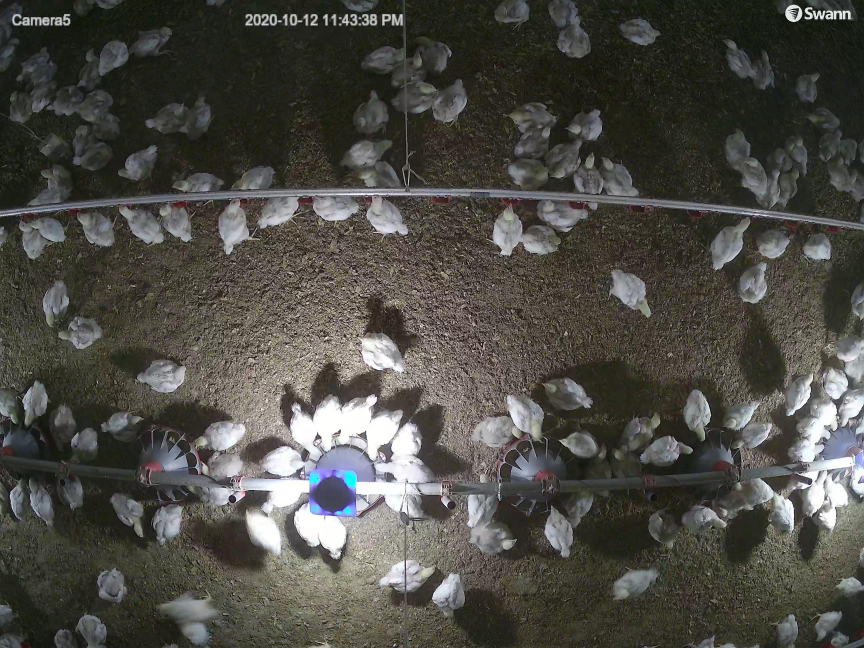
#> input picture Code/yolov5/yolov5-3/valid/images/valid_1.jpg, 2592 x 1944 px (shown at 1/3 size)
$ jupyter execute --allow-errors plotting.ipynb
#> lines starting #> are read from the running program, lines starting #| are printed output that depends on the picture
[cell 1]
import seaborn as sns
import pandas as pd
import matplotlib.pyplot as plt
import numpy as np
# sns.set_theme(style="darkgrid")

#> (a cell that did not finish here is left out)

#> (a cell that did not finish here is left out)

[cell 4]
# f, axs = plt.subplots(1, 2, figsize=(8, 4), gridspec_kw=dict(width_ratios=[4, 3]))
f, axs = plt.subplots(1, 2, figsize=(20, 10))
#> (the rest of this cell did not finish here and is left out)

[cell 5]
f.savefig("map.png")

[cell 6]
# Plot rectangle on test image
import matplotlib.pyplot as plt
import matplotlib.patches as patches
from PIL import Image

im = Image.open('yolov5/yolov5-3/valid/images/valid_1.jpg')
#> im is the input picture: PIL image 2592x1944 RGB; mean R, G, B 76.9, 75.5, 69.5

# Create figure and axes
fig, ax = plt.subplots(figsize=(10,10))

# Display the image
ax.imshow(im)

# Create a Rectangle patch
rect = patches.Rectangle((738, 1645), 1302-738, 1165-1645, linewidth=2, color='r', alpha=0.4)
rect2 = patches.Rectangle((1302, 1645), 1883-1302, 1165-1645, linewidth=2, edgecolor='w', facecolor='none', linestyle=':')
rect3 = patches.Rectangle((0, 1645), 2592, 1165-1645, linewidth=2, edgecolor='w', facecolor='none', linestyle=':')
rect4 = patches.Rectangle((233, 1645), 738-233, 1165-1645, linewidth=2, edgecolor='w', facecolor='none', linestyle=':')
rect5 = patches.Rectangle((1883, 1645), 2339-1883, 1165-1645, linewidth=2, edgecolor='w', facecolor='none', linestyle=':')

# Add the patch to the Axes
ax.add_patch(rect)
ax.add_patch(rect2)
ax.add_patch(rect3)
ax.add_patch(rect4)
ax.add_patch(rect5)

plt.annotate('F1', (40, 1250), c='w', fontsize=20, weight='bold')
plt.annotate('F2', (270, 1250), c='w', fontsize=20, weight='bold')
plt.annotate('F3', (750, 1250), c='w', fontsize=20, weight='bold')
plt.annotate('F4', (1350, 1250), c='w', fontsize=20, weight='bold')
plt.annotate('F5', (1900, 1250), c='w', fontsize=20, weight='bold')
plt.annotate('F6', (2350, 1250), c='w', fontsize=20, weight='bold')
plt.annotate('Feeding area', (80, 1080), c='w', fontsize=20, weight='bold')

# plt.show()
plt.savefig('feeding_area_annotation.png',bbox_inches='tight')
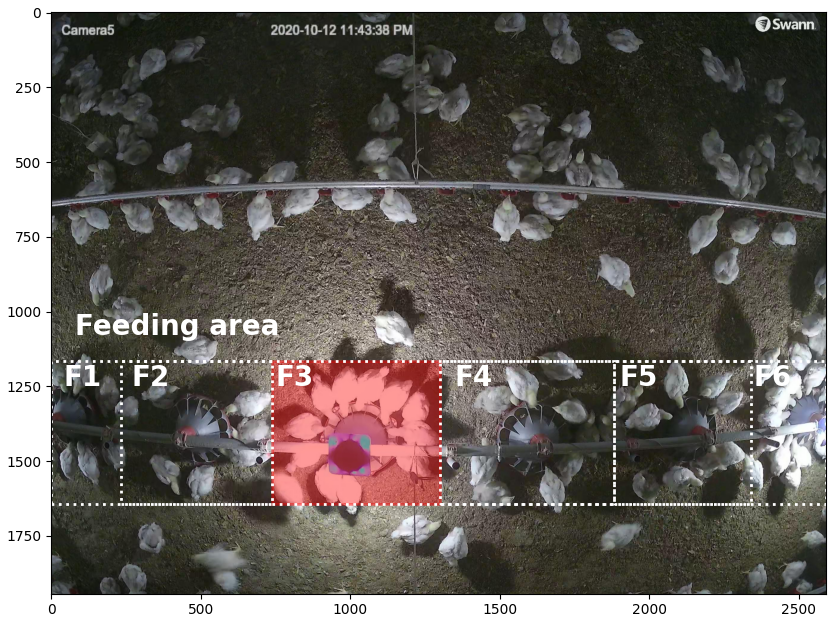
#> figure drawn by matplotlib, 1 panel


$ run again, with Code/yolov5/yolov5-3/valid/images/valid_2.jpg copied over Code/yolov5/yolov5-3/valid/images/valid_1.jpg
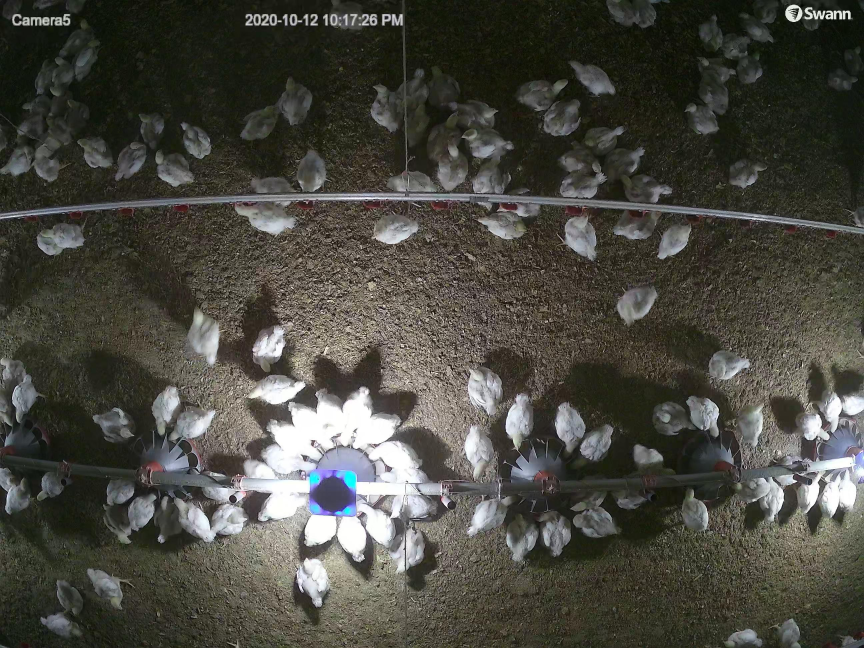
#> input picture Code/yolov5/yolov5-3/valid/images/valid_2.jpg, 2592 x 1944 px (shown at 1/3 size)
#> im is the input picture: PIL image 2592x1944 RGB; mean R, G, B 73.3, 72.3, 64.4
#> `plt.savefig('feeding_area_annotation.png',bbox_inches='tight')`:
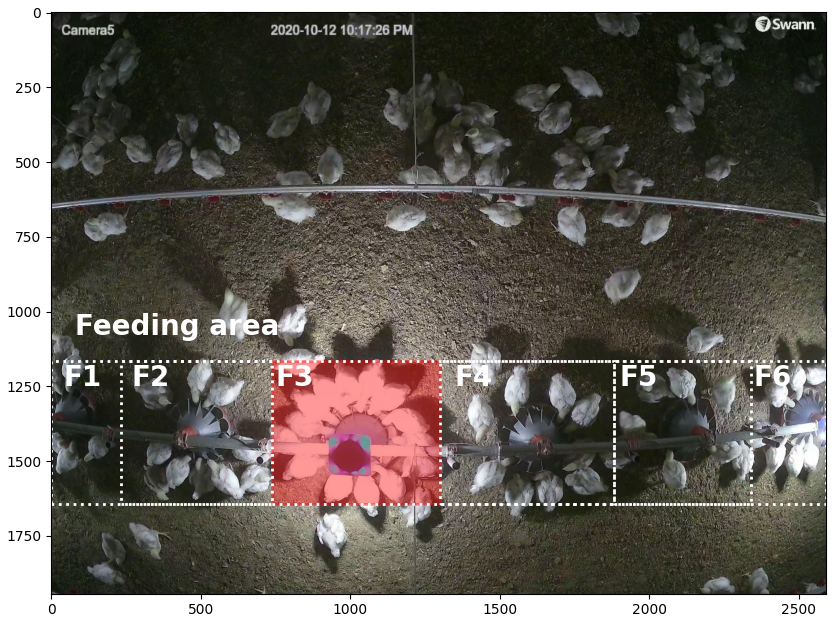
#> figure drawn by matplotlib, 1 panel
